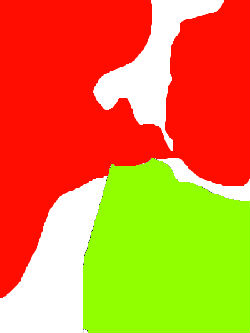
#> input picture notebooks/Road_in_niigata_L.jpg, 250 x 333 px
$ jupyter execute --allow-errors labele_images_test.ipynb   (shell and % lines are left out)
#> lines starting #> are read from the running program, lines starting #| are printed output that depends on the picture; long printed decimals are rounded
[cell 1]
import cv2
import matplotlib.pyplot as plt
import numpy as np
import os

im_name = "Road_in_niigata_L.jpg"

im = cv2.imread(im_name)
#> im is the input picture: shape (333, 250, 3); mean B, G, R 49.8, 131.3, 221.8

plt.imshow(im[:,:,::-1])

#> (a cell that did not finish here is left out)

[cell 3]
#Methods to sort as human expect
import re

def tryint(s):
    try:
        return int(s)
    except:
        return s

def alphanum_key(s):
    """ Turn a string into a list of string and number chunks.
        "z23a" -> ["z", 23, "a"]
    """
    return [ tryint(c) for c in re.split('([0-9]+)', s) ]

def sort_nicely(l):
    """ Sort the given list in the way that humans expect.
    """
    l.sort(key=alphanum_key)

# ----------------------------------------------------------------

[cell 4]
im.shape
#> Out = (333, 250, 3)

[cell 5]
## Resize test

img_cols = img_rows = 512

resized = cv2.resize(im ,(img_cols, img_rows), interpolation =  cv2.INTER_CUBIC)
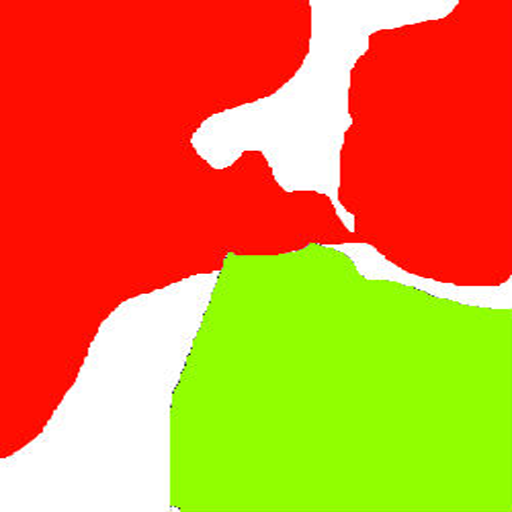
#> resized: shape (512, 512, 3); mean B, G, R 49.8, 131.2, 221.8

plt.imshow(resized[:,:,::-1])

# Replace labels images names to have the same original image's name

[cell 6]
im_label = cv2.imread("0001TP_006690.png")
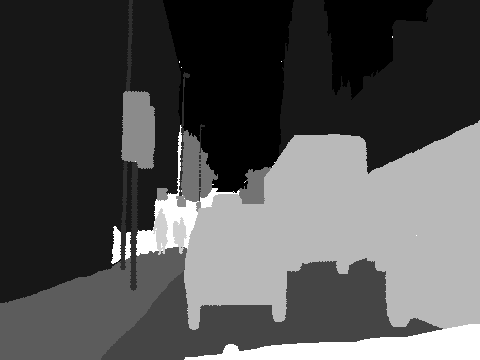
#> input picture notebooks/0001TP_006690.png, 480 x 360 px
#> im_label is the input picture: shape (360, 480, 3); min 0, max 11, mean 3.54

plt.imshow(im_label[:,:,::-1])

[cell 7]
# Check image label form

print("Shape" , im_label.shape)
#| Shape (360, 480, 3)
print("min" , im_label.min())
#| min 0
print("max" , im_label.max())
#| max 11
print("mean" , im_label.mean())
#| mean 3.544

#Es una imagen cuyos valores van de 0 a 11,
#cada valor represeta una clase, y todos los pixeles de la imagen tienen el valor de una de las clases

[cell 8]
im_label[-1,-1,:]
#> Out = [11, 11, 11]

[cell 9]
train_path = "/home/mcalvarez/Traversability_project/bagfiles_and_images/bag_indoor_data/indoor_selected_img_n_labels/train"
train_labels_path = "/home/mcalvarez/Traversability_project/bagfiles_and_images/bag_indoor_data/indoor_selected_img_n_labels/train_labels_not"

all_names_train = os.listdir(train_path)

sort_nicely(all_names_train)

#> (a cell that did not finish here is left out)

[cell 11]
#Change the labels images names to have the same name that the train images

save_label_path =  "/home/mcalvarez/Traversability_project/bagfiles_and_images/bag_indoor_data/indoor_selected_img_n_labels/train_labels"

#> (the rest of this cell did not finish here and is left out)

# -------------------------------------------------------------------------------

# Transform label images to one channel with discrete values

[cell 12]
train_labels_path = "/home/mcalvarez/Traversability_project/bagfiles_and_images/bag_indoor_data/indoor_selected_img_n_labels/train_labels_RGB"
#Get image labels file names
#> (the rest of this cell did not finish here and is left out)

[cell 13]
save_label_path = "/home/mcalvarez/Traversability_project/bagfiles_and_images/bag_indoor_data/indoor_selected_img_n_labels/train_labels_1ch"

#Define constants
#> (the rest of this cell did not finish here and is left out)

# Explicacion de colores:

0: obstaculos - Rojo -  225 13 0
1: camino - verde -  149 255 0
2: fondo - blanco - 255 255 255

[cell 14]
#normalizacion automática
gray = cv2.cvtColor(im, cv2.COLOR_BGR2GRAY)
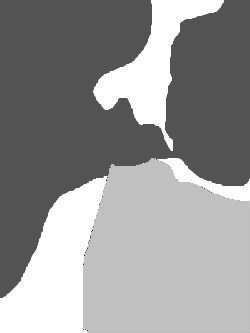
#> gray: shape (333, 250); min 20, max 255, mean 149.1
a_img = np.array(gray, np.double)

normalized = cv2.normalize(gray, a_img, 0.0,2.0, cv2.NORM_MINMAX)
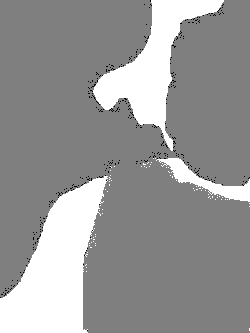
#> normalized: shape (333, 250); min 0, max 2, mean 1.19; drawn with min black and max white
#No funciona la normalizacion como esperamos, ya que une la clase de objetos con el camino, creo q es porque
#la imagen no tiene 3 colores sino que tiene algunos puntos de otro color oscuro que interfieren en la normalizacion
plt.imshow(im[:,:,::-1])
plt.show()
plt.imshow(normalized)
plt.show()

# -------------------------------------------
# Resize images and labels

[cell 15]
train_path = "/home/mcalvarez/Traversability_project/bagfiles_and_images/bag_indoor_data/indoor_selected_img_n_labels/train"
train_labels_path = "/home/mcalvarez/Traversability_project/bagfiles_and_images/bag_indoor_data/indoor_selected_img_n_labels/train_labels_1ch"


all_names_train = os.listdir(train_path)

sort_nicely(all_names_train)

img_cols = 480
img_rows = 360

[cell 16]
#Sweep image folder
for filename in all_names_train:

    filePath = os.path.join(train_path, filename)
    filePath_l = os.path.join(train_labels_path, filename)

    #Read image
    im = cv2.imread(filePath)
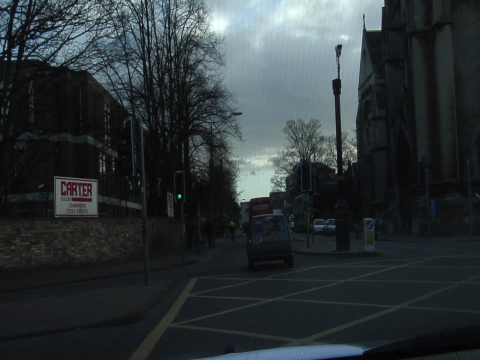
#> input picture SegNet/CamVid/train/0001TP_007050.png, 480 x 360 px, found by its file name
#> im is the input picture: shape (360, 480, 3); mean B, G, R 55.9, 53.5, 46.1
    im_l = cv2.imread(filePath_l)

    #resize
    resized = cv2.resize(im ,(img_cols, img_rows), interpolation =  cv2.INTER_CUBIC)
    resized_l = cv2.resize(im_l ,(img_cols, img_rows), interpolation =  cv2.INTER_CUBIC)

    #Save Image
    cv2.imwrite( os.path.join(train_path, filename) , resized)
    cv2.imwrite( os.path.join(train_labels_path, filename) , resized_l)

[cell 17]
#Sweep image folder
for filename in all_names_train:
    print ("/train_path/"+filename+" /train_labels_path/"+filename)

[cell 18]
#---------------------------------- RESIZE other images-------------------

train_path = "/home/mcalvarez/Traversability_project/bagfiles_and_images/bag_outside_data/outside_examp"

#> (the rest of this cell did not finish here and is left out)

# -------------------------------------------
# Split data: train and test

[cell 19]
train_path =       "/home/mcalvarez/Traversability_project/bagfiles_and_images/bag_indoor_data/indoor_selected_img_n_labels/train_orig"
train_labels_path = "/home/mcalvarez/Traversability_project/bagfiles_and_images/bag_indoor_data/indoor_selected_img_n_labels/train_labels_1ch_orig"

save_train_path =  "/home/mcalvarez/Traversability_project/bagfiles_and_images/bag_indoor_data/indoor_selected_img_n_labels/train"
save_label_path =  "/home/mcalvarez/Traversability_project/bagfiles_and_images/bag_indoor_data/indoor_selected_img_n_labels/train_labels_1ch"


save_test_path =  "/home/mcalvarez/Traversability_project/bagfiles_and_images/bag_indoor_data/indoor_selected_img_n_labels/test"
save_test_label_path =  "/home/mcalvarez/Traversability_project/bagfiles_and_images/bag_indoor_data/indoor_selected_img_n_labels/test_labels_1ch"

#> (the rest of this cell did not finish here and is left out)

[cell 20]
#Option 1

for filename in all_names_train:

    filePath = os.path.join(train_path, filename)
    filePath_l = os.path.join(train_labels_path, filename)

    #Read image
    im = cv2.imread(filePath)
    im_l = cv2.imread(filePath_l)

    if not(np.random.rand()  < 0.2):
        #train
        #Save Image
        cv2.imwrite( os.path.join(save_train_path, filename) , im)
        cv2.imwrite( os.path.join(save_label_path, filename) , im_l)

    else:
        #test
        #Save Image
        cv2.imwrite( os.path.join(save_test_path, filename) , im)
        cv2.imwrite( os.path.join(save_test_label_path, filename) , im_l)

[cell 21]
#Option 2

import random
import copy

cant_img = 100

#> (the rest of this cell did not finish here and is left out)

[cell 22]
all_names_train = os.listdir(save_train_path)

sort_nicely(all_names_train)
all_names_train

for filename in all_names_train:
    print ("/train_path/"+filename+" /train_labels_path/"+filename)

# -------------------------------------------
# Accuracy metric

[cell 23]
im_name1 = "figure_2.png"
im_name2 = "figure_3.png"
im_name3 = "figure_4.png"

im1 = cv2.imread(im_name1)
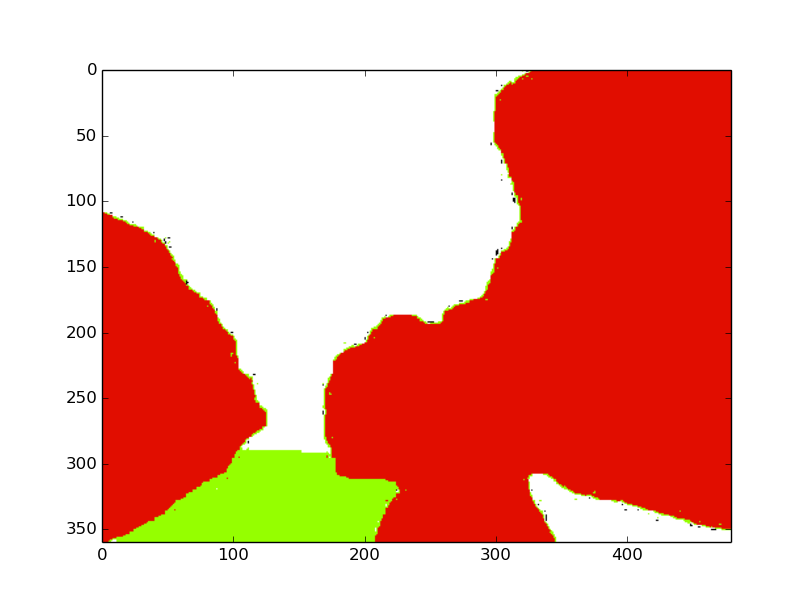
#> input picture notebooks/figure_2.png, 812 x 612 px
#> im1 is the input picture: shape (612, 812, 3); mean B, G, R 156.8, 170.7, 238.5
im2 = cv2.imread(im_name2)
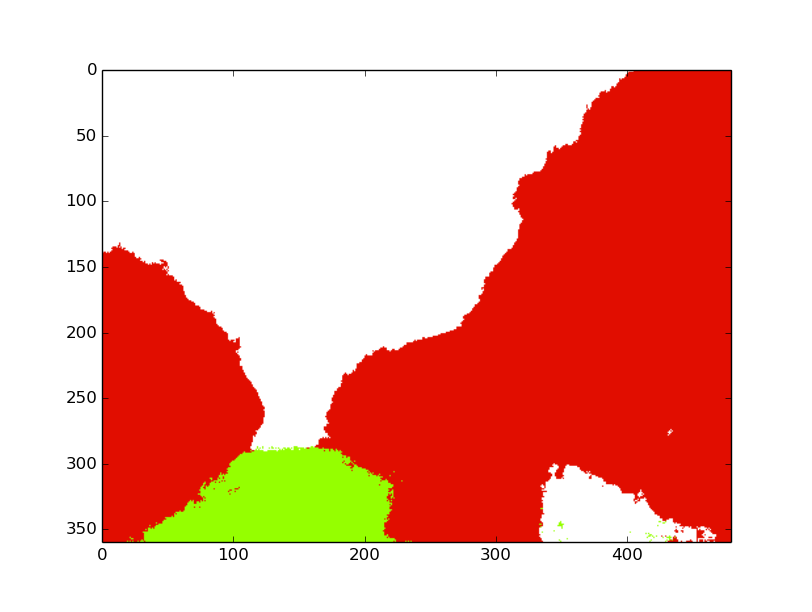
#> input picture notebooks/figure_3.png, 812 x 612 px
#> im2 is the input picture: shape (612, 812, 3); mean B, G, R 164.8, 177.6, 239.8
im3 = cv2.imread(im_name3)
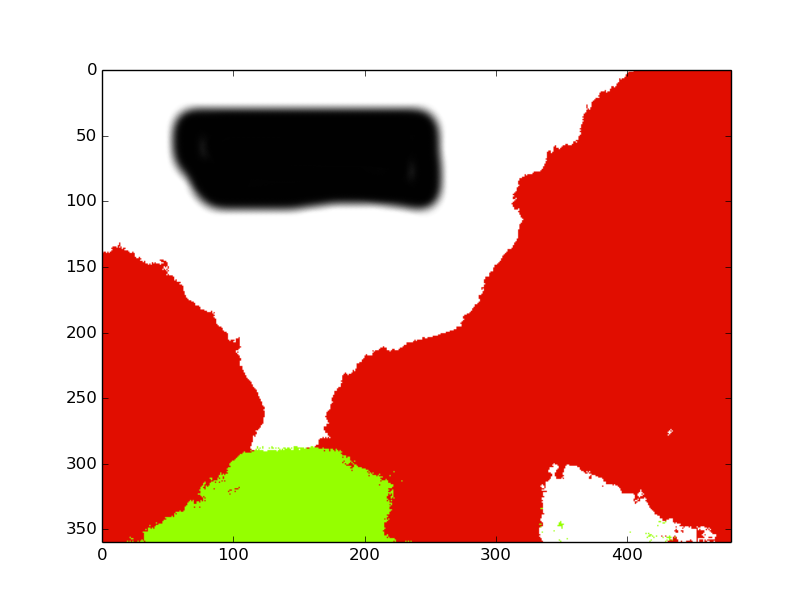
#> input picture notebooks/figure_4.png, 812 x 612 px
#> im3 is the input picture: shape (612, 812, 3); mean B, G, R 152, 164.7, 226.9

plt.imshow(im1[:,:,::-1])
plt.show()
plt.imshow(im2[:,:,::-1])
plt.show()
plt.imshow(im3[:,:,::-1])
plt.show()

im1.shape
#> Out = (612, 812, 3)

[cell 24]
diff = im1-im1
#> diff: shape (612, 812, 3); every value is 0

r,c,l = diff.shape
#> r = 612; c = 812; l = 3

percent = 100.*(np.where(diff == 0)[0].shape[0])/(r*c*l)
#> percent = 100
print("percent 1 & 1: " , percent)
#| percent 1 & 1:  100.0


diff = im1-im2

percent = 100.*(np.where(diff == 0)[0].shape[0])/(r*c*l)
#> percent = 95.21
print("percent 1 & 2: " , percent)
#| percent 1 & 2:  95.208

diff = im1-im3
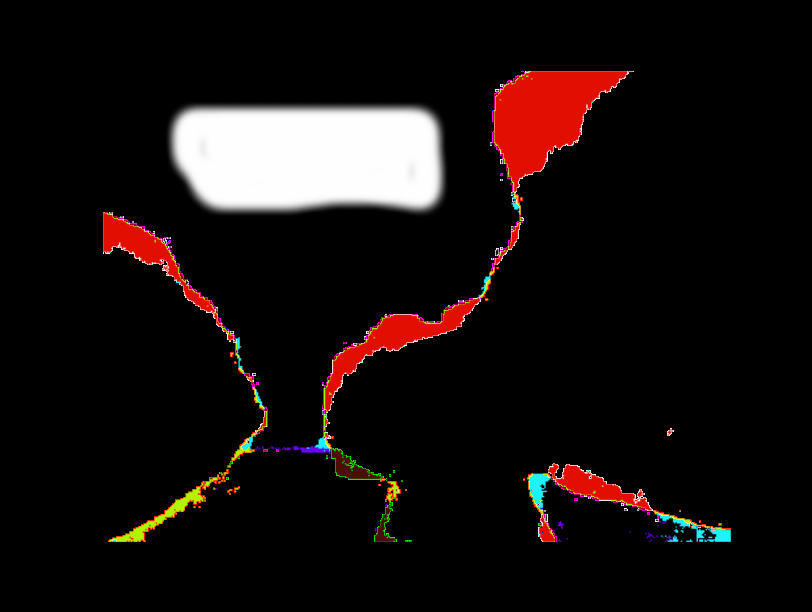
#> diff: shape (612, 812, 3); mean B, G, R 14.9, 16, 22.9

percent = 100.*(np.where(diff == 0)[0].shape[0])/(r*c*l)
#> percent = 89
print("percent 1 & 3: " , percent)
#| percent 1 & 3:  88.997

[cell 25]
np.where((diff == 0) | (abs(diff)<1e-07))

[cell 26]
a = np.array([7.01231118e-09, -1.5, -0.2, 0.2, 1.5, 1.7, 2.0])
a = np.rint(a)

a

[cell 27]
(im1&im2)

k = np.equal(im1,im3)
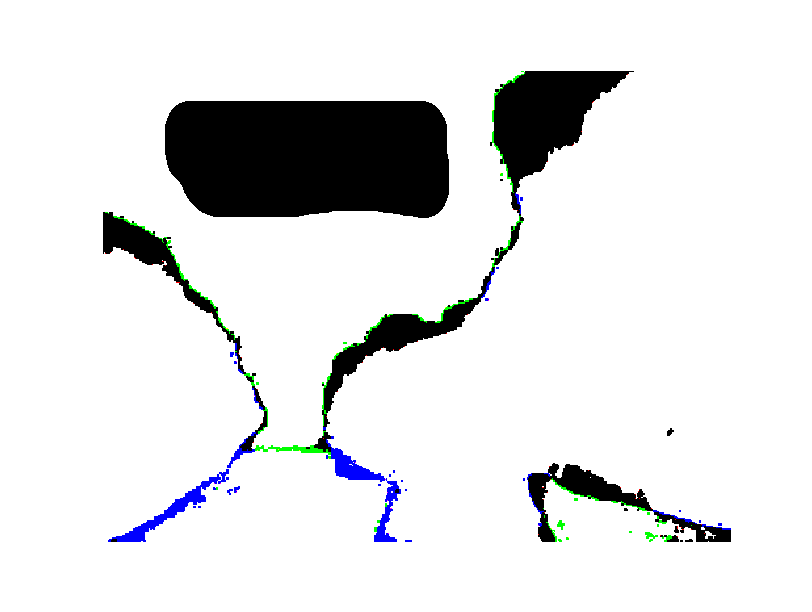
#> k: shape (612, 812, 3) bool; mean B, G, R 0.893, 0.89, 0.887


100.*(np.where(k == True)[0].shape[0])/(r*c*l)
#> Out = 89
